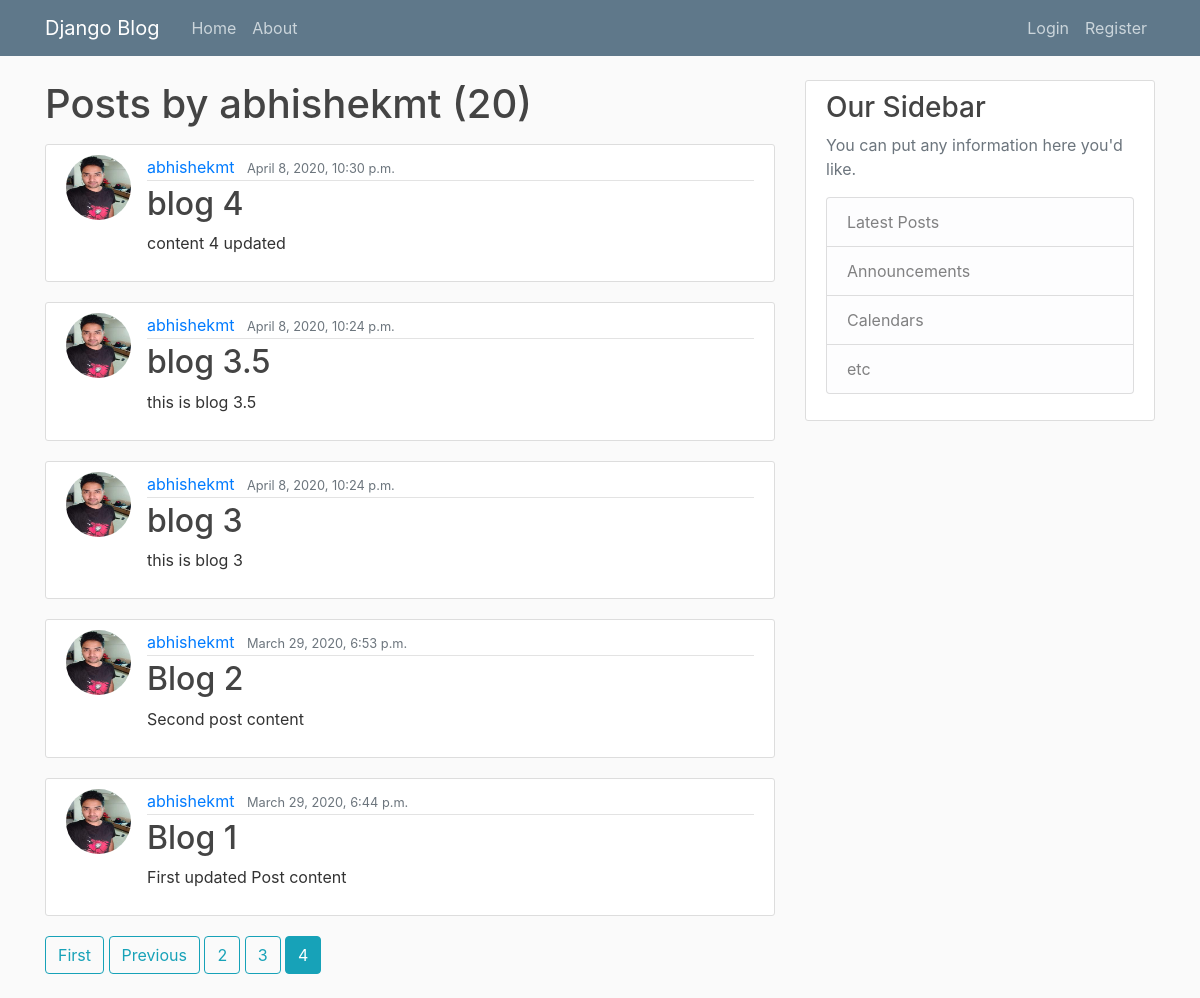
/user/abhishekmt?page=4, run on the app's committed database.
### blog/models.py (models this page shows, shortened)
class Post(models.Model):
    title = models.CharField(max_length=100)
    content = models.TextField()
    date_posted = models.DateTimeField(default=timezone.now)
    author = models.ForeignKey(User, on_delete=models.CASCADE)

### users/models.py (models this page shows, shortened)
class Profile(models.Model):
    user = models.OneToOneField(User, on_delete=models.CASCADE)
    image = models.ImageField(default='default.jpg', upload_to='profile_pics')

### blog/views.py (the view)
# urls.py: path('user/<str:username>', UserPostListView.as_view(), name = 'user-posts'),
class UserPostListView(ListView):
    model = Post
    template_name = 'blog/user_posts.html'
    context_object_name = 'posts'
    paginate_by = 5
    def get_queryset(self):
        user = get_object_or_404(User, username=self.kwargs.get('username'))
        return Post.objects.filter(author=user).order_by('-date_posted') # therefore comment above

### blog/templates/blog/user_posts.html (shortened to what this page needs)
{% extends "blog/base.html" %}
{% block content %}
    <h1 class="mb-3"> Posts by {{ view.kwargs.username }} ({{ page_obj.paginator.count }}) </h1>
    {% for post in posts %}
        <article class="media content-section">
            <img class="rounded-circle  article-img" src="{{ post.author.profile.image.url }}">
            <div class="media-body">
            <div class="article-metadata">
                <a class="mr-2" href="{% url 'user-posts' post.author.username %}">{{ post.author }}</a>
                <small class="text-muted">{{ post.date_posted }}</small>
            </div>
            <h2><a class="article-title" href="{% url 'post-detail' post.id %}">{{ post.title }}</a></h2>
            <p class="article-content">{{ post.content }}</p>
            </div>
        </article>
    {% endfor %}
    {% if is_paginated %}
        {% if page_obj.has_previous %}
            <a class="btn btn-outline-info mb-4" href="?page=1">First</a>
            <a class="btn btn-outline-info mb-4" href="?page={{ page_obj.previous_page_number }}">Previous</a>
        {% endif %}
        {% for num in page_obj.paginator.page_range %}
            {% if page_obj.number == num %}
                <a class="btn btn-info mb-4" href="?page={{ num }}">{{ num }}</a>
            {% elif num > page_obj.number|add:'-3' and  num < page_obj.number|add:'3' %}
                <a class="btn btn-outline-info mb-4" href="?page={{ num }}">{{ num }}</a>
            {% endif %}
        {% endfor %}
    {% endif %}
{% endblock content %}

### blog/static/blog/main.css (style rules this page uses)
body { background: #fafafa; color: #333333; margin-top: 5rem; }
h1, h2, h3, h4, h5, h6 { color: #444444; }
.content-section { background: #ffffff; padding: 10px 20px; border: 1px solid #dddddd; border-radius: 3px; margin-bottom: 20px; }
.article-title { color: #444444; }
.article-content { white-space: pre-line; }
.article-img { height: 65px; width: 65px; margin-right: 16px; }
.article-metadata { padding-bottom: 1px; margin-bottom: 4px; border-bottom: 1px solid #e3e3e3 }

### data on the page
Post: author.profile.image (picture), author "abhishekmt", date_posted "April 8, 2020, 10:30 p.m.", title "blog 4", content "content 4 updated"
Post: author.profile.image (picture), author "abhishekmt", date_posted "April 8, 2020, 10:24 p.m.", title "blog 3.5", content "this is blog 3.5"
Post: author.profile.image (picture), author "abhishekmt", date_posted "April 8, 2020, 10:24 p.m.", title "blog 3", content "this is blog 3"
Post: author.profile.image (picture), author "abhishekmt", date_posted "March 29, 2020, 6:53 p.m.", title "Blog 2", content "Second post content"
Post: author.profile.image (picture), author "abhishekmt", date_posted "March 29, 2020, 6:44 p.m.", title "Blog 1", content "First updated Post content"

### other printed values
{{ view.kwargs.username }} "abhishekmt"
{{ page_obj.paginator.count }} "20"
{{ num }} "2" "3"
{{ num }} "4"
